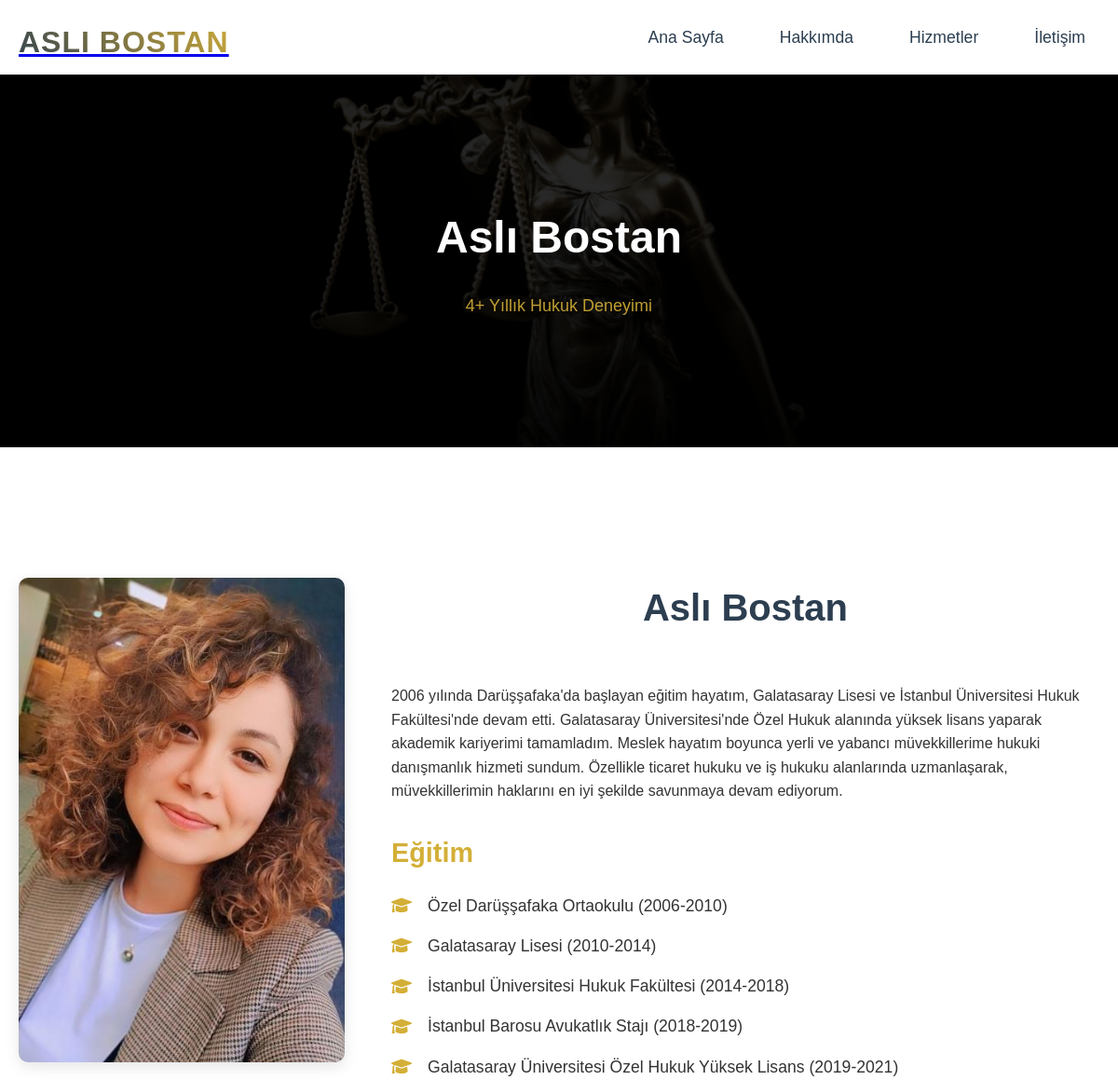
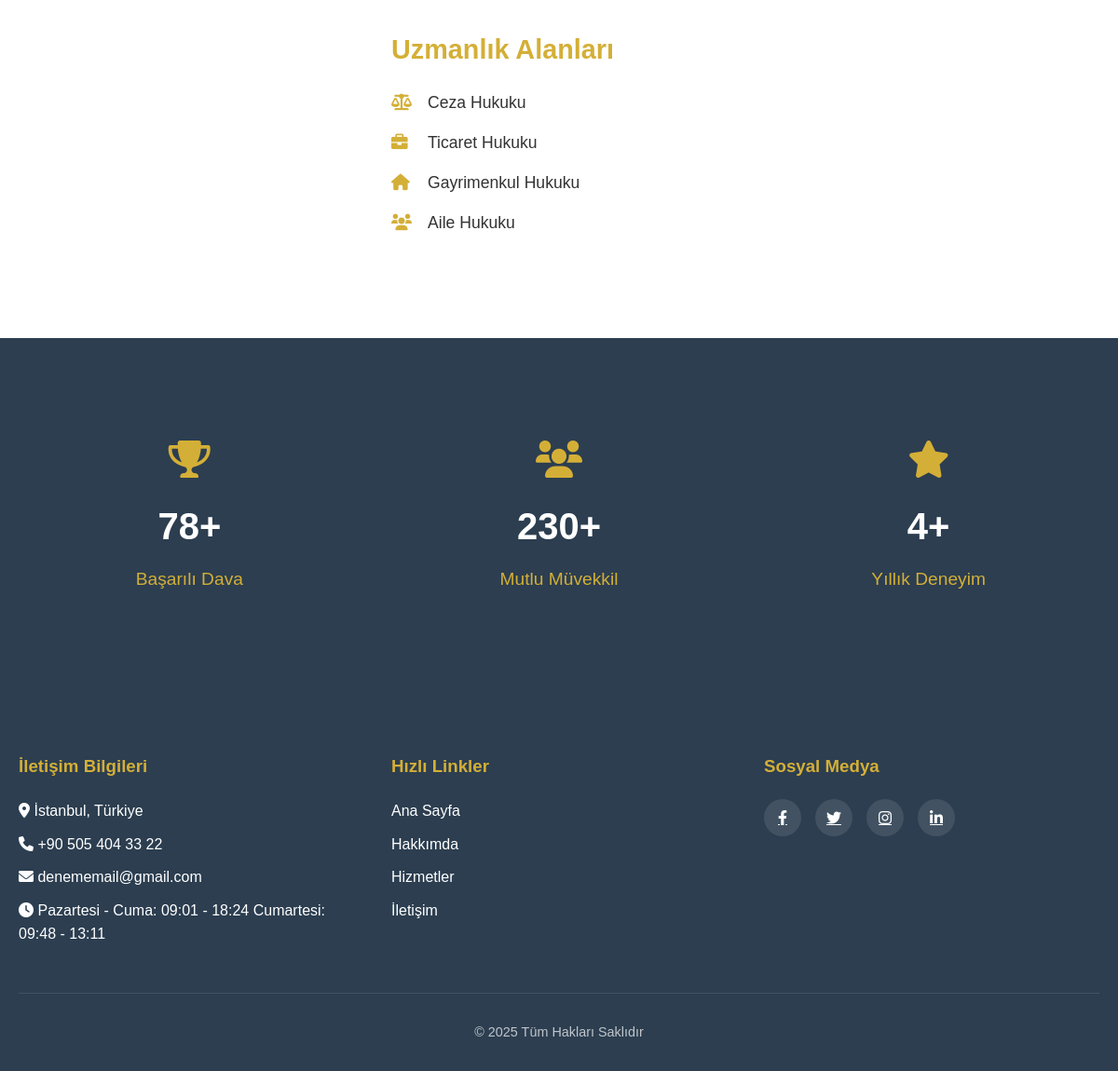
The page /hakkimda.php on the database its author committed (2 pictures, top to bottom).
### tables this page shows
CREATE TABLE `site_ayarlari` (
  `id` int(11) NOT NULL,
  `site_baslik` varchar(255) NOT NULL,
  `logotype` varchar(255) NOT NULL,
  `avukat_gorsel` varchar(255) DEFAULT NULL,
  `logo` varchar(255) DEFAULT NULL,
  `dava_sayisi` varchar(50) DEFAULT NULL,
  `muvekkil_sayisi` varchar(50) DEFAULT NULL,
  `deneyim_yili` varchar(50) DEFAULT NULL,
  `biyografi` text,
  `egitim` text,
  `uzmanlik` text,
  `email` varchar(255) NOT NULL,
  `telefon` varchar(20) NOT NULL,
  `adres` text NOT NULL,
  `calisma_saatleri` text,
  `maps_code` text,
  `facebook` varchar(255) DEFAULT NULL,
  `twitter` varchar(255) DEFAULT NULL,
  `instagram` varchar(255) DEFAULT NULL,
  `linkedin` varchar(255) DEFAULT NULL,
  `created_at` timestamp NULL DEFAULT CURRENT_TIMESTAMP,
  `whatsapp_telefon` varchar(20) DEFAULT NULL
);

CREATE TABLE `slider` (
  `id` int(11) NOT NULL,
  `baslik` varchar(100) DEFAULT NULL,
  `aciklama` text,
  `resim_url` varchar(255) DEFAULT NULL,
  `sira` int(11) DEFAULT NULL,
  `button_text` varchar(50) DEFAULT NULL,
  `button_link` varchar(255) DEFAULT NULL
);

CREATE TABLE `hizmetler` (
  `id` int(11) NOT NULL,
  `baslik` varchar(255) NOT NULL,
  `aciklama` text NOT NULL,
  `ikon` varchar(100) NOT NULL,
  `created_at` timestamp NOT NULL DEFAULT CURRENT_TIMESTAMP
);

CREATE TABLE `iletisim_bilgileri` (
  `id` int(11) NOT NULL,
  `adres` text,
  `telefon` varchar(50) DEFAULT NULL,
  `email` varchar(100) DEFAULT NULL,
  `calismaSaatleri` text,
  `maps_code` text
);

### hakkimda.php (the view, shortened to what this page needs)
<?php
include 'includes/config.php';
include 'includes/header.php';
$site_ayarlari = $db->query("SELECT * FROM site_ayarlari WHERE id = 1")->fetch();
$slider = $db->query("SELECT * FROM slider ORDER BY sira ASC LIMIT 1")->fetch();
$sliderImage = 'uploads/slider/'.$slider['resim_url'];
?>
<!DOCTYPE html>
<html lang="tr">
<head>
    <link rel="stylesheet" href="css/style.css">
    <link rel="stylesheet" href="https://cdnjs.cloudflare.com/ajax/libs/font-awesome/6.0.0/css/all.min.css">
</head>
<body>
    <main class="about-page">
        <section class="page-hero" style="background-image: url('<?php echo $sliderImage; ?>')">
            <div class="hero-overlay"></div>
            <div class="hero-content">
                <h1><?php echo $site_ayarlari['logotype']; ?></h1>
                <p class="subtitle" style="color: #d4af37;"><?php echo $site_ayarlari['deneyim_yili']; ?> Yıllık Hukuk Deneyimi</p>
            </div>
        </section>
        <section class="about-info">
            <div class="container">
                <div class="profile-section">
                    <div class="profile-image">
                        <img src="uploads/<?php echo $site_ayarlari['avukat_gorsel']; ?>" alt="<?php echo $site_ayarlari['logotype']; ?>">
                    </div>
                    <div class="profile-text">
                        <div class="section-header">
                            <h2><?php echo $site_ayarlari['logotype']; ?></h2>
                        </div>
                        <div class="profile-description">
                            <?php echo nl2br($site_ayarlari['biyografi']); ?>
                        </div>
                        <div class="info-block">
                            <h3>Eğitim</h3>
                            <ul class="info-list">
                                <?php
                                if(!empty($site_ayarlari['egitim'])) {
                                    $egitimler = explode("\n", $site_ayarlari['egitim']);
                                    foreach($egitimler as $egitim) {
                                        if(trim($egitim) != '') {
                                            echo '<li><i class="fas fa-graduation-cap" style="color: #d4af37;"></i> '.trim($egitim).'</li>';
                                        }
                                    }
                                }
                                ?>
                            </ul>
                        </div>
                        <div class="info-block">
                            <h3>Uzmanlık Alanları</h3>
                            <ul class="info-list">
                                <?php
                                $hizmetler = $db->query("SELECT baslik, ikon FROM hizmetler ORDER BY id ASC");
                                while($hizmet = $hizmetler->fetch()) {
                                    echo '<li><i class="fas '.$hizmet['ikon'].'" style="color: #d4af37;"></i> '.$hizmet['baslik'].'</li>';
                                }
                                ?>
                            </ul>
                        </div>
                    </div>
                </div>
            </div>
        </section>
        <section class="achievements">
            <div class="container">
                <div class="achievements-grid">
                    <div class="achievement-item">
                        <i class="fas fa-trophy"></i>
                        <div class="achievement-count"><?php echo $site_ayarlari['dava_sayisi']; ?></div>
                        <div class="achievement-title">Başarılı Dava</div>
                    </div>
                    <div class="achievement-item">
                        <i class="fas fa-users"></i>
                        <div class="achievement-count"><?php echo $site_ayarlari['muvekkil_sayisi']; ?></div>
                        <div class="achievement-title">Mutlu Müvekkil</div>
                    </div>
                    <div class="achievement-item">
                        <i class="fas fa-star"></i>
                        <div class="achievement-count"><?php echo $site_ayarlari['deneyim_yili']; ?></div>
                        <div class="achievement-title">Yıllık Deneyim</div>
                    </div>
                </div>
            </div>
        </section>
    </main>
    <?php include 'includes/footer.php'; ?>
</body>
</html>

### includes/header.php (shortened to what this page needs)
<!DOCTYPE html>
<html lang="tr">
<head>
    <link rel="stylesheet" href="css/style.css">
    <link rel="stylesheet" href="https://cdnjs.cloudflare.com/ajax/libs/font-awesome/6.0.0/css/all.min.css">
</head>
<body>
    <?php
    $site_ayarlari = $db->query("SELECT site_baslik, logo, logotype FROM site_ayarlari WHERE id = 1")->fetch();
    ?>
    <header class="main-header">
        <div class="container">
            <nav class="navbar">
                <div class="logo">
                    <a href="index.php">
                        <?php if (!empty($site_ayarlari['logo'])): ?>
                            <img src="uploads/<?php echo $site_ayarlari['logo']; ?>" alt="<?php echo $site_ayarlari['site_baslik']; ?>">
                        <?php else: ?>
                            <div class="logotype"><?php echo $site_ayarlari['logotype']; ?></div>
                        <?php endif; ?>
                    </a>
                </div>
                <ul class="nav-menu" id="navMenu">
                    <li><a href="index.php" class="nav-link">Ana Sayfa</a></li>
                    <li><a href="hakkimda.php" class="nav-link">Hakkımda</a></li>
                    <li><a href="hizmetler.php" class="nav-link">Hizmetler</a></li>
                    <li><a href="iletisim.php" class="nav-link">İletişim</a></li>
                </ul>
            </nav>
        </div>
    </header>

### includes/footer.php (shortened to what this page needs)
<footer>
    <div class="container">
        <div class="footer-grid">
            <div class="footer-section">
                <h3>İletişim Bilgileri</h3>
                <?php
                $iletisim = $db->query("SELECT * FROM iletisim_bilgileri WHERE id = 1")->fetch();
                ?>
                <ul class="footer-links">
                    <li>
                        <i class="fas fa-map-marker-alt"></i>
                        <span><?php echo htmlspecialchars($iletisim['adres'], ENT_QUOTES, 'UTF-8'); ?></span>
                    </li>
                    <li>
                        <i class="fas fa-phone"></i>
                        <span><?php echo htmlspecialchars($iletisim['telefon'], ENT_QUOTES, 'UTF-8'); ?></span>
                    </li>
                    <li>
                        <i class="fas fa-envelope"></i>
                        <span><?php echo htmlspecialchars($iletisim['email'], ENT_QUOTES, 'UTF-8'); ?></span>
                    </li>
                    <li>
                        <i class="fas fa-clock"></i>
                        <span><?php echo htmlspecialchars($iletisim['calismaSaatleri'], ENT_QUOTES, 'UTF-8'); ?></span>
                    </li>
                </ul>
            </div>
            <div class="footer-section">
                <h3>Hızlı Linkler</h3>
                <ul class="footer-links">
                    <li><a href="index.php">Ana Sayfa</a></li>
                    <li><a href="hakkimda.php">Hakkımda</a></li>
                    <li><a href="hizmetler.php">Hizmetler</a></li>
                    <li><a href="iletisim.php">İletişim</a></li>
                </ul>
            </div>
            <div class="footer-section">
                <h3>Sosyal Medya</h3>
                <div class="social-links">
                    <a href="#" target="_blank"><i class="fab fa-facebook-f"></i></a>
                    <a href="#" target="_blank"><i class="fab fa-twitter"></i></a>
                    <a href="#" target="_blank"><i class="fab fa-instagram"></i></a>
                    <a href="#" target="_blank"><i class="fab fa-linkedin-in"></i></a>
                </div>
            </div>
        </div>
        <div class="copyright">
            <p>&copy; <?php echo date('Y'); ?> Tüm Hakları Saklıdır</p>
        </div>
    </div>
</footer>
</body>
</html>

### css/style.css (style rules this page uses)
:root { --primary-color: #2c3e50; --secondary-color: #D4AF37; --text-color: #333333; --light-text: #666666; --white: #ffffff; --gray-bg: #f8f9fa; --transition: all 0.3s ease; }
* { margin: 0; padding: 0; box-sizing: border-box; }
body { font-family: 'Poppins', sans-serif; line-height: 1.6; color: var(--text-color); }
.container { max-width: 1200px; margin: 0 auto; padding: 0 20px; }
.main-header { position: fixed; top: 0; left: 0; width: 100%; background: rgba(255, 255, 255, 0.95); box-shadow: 0 2px 10px rgba(0,0,0,0.1); z-index: 1000; backdrop-filter: blur(10px); }
.navbar { display: flex; justify-content: space-between; align-items: center; height: 80px; }
.logo { height: 60px; }
.logo .logotype { font-size: 32px; font-weight: bold; padding: 10px 0; }
.nav-menu { display: flex; gap: 30px; list-style: none; }
.nav-link { color: #2c3e50; text-decoration: none; font-size: 1.1rem; font-weight: 500; padding: 8px 15px; border-radius: 5px; transition: all 0.3s ease; position: relative; }
.nav-link::after { content: ''; position: absolute; bottom: 0; left: 50%; width: 0; height: 2px; background: #D4AF37; transition: all 0.3s ease; transform: translateX(-50%); }
.section-header { text-align: center; margin-bottom: 50px; }
.section-header h2 { font-size: 2.5rem; color: var(--primary-color); margin-bottom: 15px; }
footer { background: var(--primary-color); color: var(--white); padding: 60px 0 30px; }
.footer-grid { display: grid; grid-template-columns: repeat(auto-fit, minmax(250px, 1fr)); gap: 40px; margin-bottom: 40px; }
.footer-section h3 { color: var(--secondary-color); margin-bottom: 20px; }
.footer-links { list-style: none; }
.footer-links li { margin-bottom: 10px; }
.footer-links a { color: var(--white); text-decoration: none; transition: var(--transition); }
.social-links { display: flex; gap: 15px; margin-top: 20px; }
.social-links a { width: 40px; height: 40px; background: rgba(255,255,255,0.1); border-radius: 50%; display: flex; align-items: center; justify-content: center; color: var(--white); transition: var(--transition); }
.copyright { text-align: center; padding-top: 30px; border-top: 1px solid rgba(255,255,255,0.1); font-size: 0.9rem; color: rgba(255,255,255,0.7); }
.hero-overlay { position: absolute; top: 0; left: 0; width: 100%; height: 100%; background: rgba(0, 0, 0, 0.6); }
.about-page { margin-top: 80px; }
.about-info { padding: 80px 0; background: var(--white); }
.profile-section { display: grid; grid-template-columns: 350px 1fr; gap: 50px; align-items: start; }
.profile-image img { width: 100%; border-radius: 10px; box-shadow: 0 5px 15px rgba(0,0,0,0.1); }
.profile-text h2 { font-size: 2.5rem; color: var(--primary-color); margin-bottom: 30px; }
.info-block { margin: 30px 0; }
.info-block h3 { font-size: 1.8rem; color: var(--secondary-color); margin-bottom: 20px; }
.info-list { list-style: none; }
.info-list li { display: flex; align-items: center; margin: 15px 0; font-size: 1.1rem; }
.info-list li i { color: var(--secondary-color); margin-right: 15px; width: 24px; }
.achievements { padding: 80px 0; background: var(--primary-color); color: var(--white); }
.achievements-grid { display: grid; grid-template-columns: repeat(3, 1fr); gap: 30px; text-align: center; }
.achievement-item { padding: 30px; }
.achievement-item i { font-size: 40px; color: var(--secondary-color); margin-bottom: 20px; }
.achievement-count { font-size: 2.5rem; font-weight: 700; margin-bottom: 10px; }
.achievement-title { color: var(--secondary-color); font-size: 1.2rem; }
.logotype { font-size: 24px; font-weight: 700; color: #2c3e50; letter-spacing: 1px; text-transform: uppercase; background: linear-gradient(45deg, #2c3e50, #D4AF37); -webkit-background-clip: text; -webkit-text-fill-color: transparent; transition: all 0.3s ease; }

### includes/header.php (style rules this page uses)
.main-header { background: #fff; box-shadow: 0 2px 5px rgba(0,0,0,0.1); position: fixed; width: 100%; top: 0; z-index: 1000; }
.navbar { display: flex; justify-content: space-between; align-items: center; padding: 15px 0; }
.logotype { font-size: 24px; font-weight: bold; color: #333; }
.nav-menu { display: flex; list-style: none; margin: 0; padding: 0; }
.nav-link { color: #333; text-decoration: none; padding: 10px 20px; transition: color 0.3s; }

### rows shown on the page
site_ayarlari: logotype "ASLI BOSTAN", logotype "Aslı Bostan", deneyim_yili "4+", avukat_gorsel (picture), biyografi "2006 yılında Darüşşafaka'da başlayan eğitim hayatım, Galatasaray Lisesi ve İstanbul Üniversitesi Hukuk Fakültesi'nde devam etti. Galatasaray Üniversitesi'nde Özel Hukuk alanında yüksek lisans yaparak akademik kariyerimi tamamladım. Meslek hayatım boyunca yerli ve yabancı müvekkillerime hukuki danışmanlık hizmeti sundum. Özellikle ticaret hukuku ve iş hukuku alanlarında uzmanlaşarak, müvekkillerimin haklarını en iyi şekilde savunmaya devam ediyorum.", egitim "Özel Darüşşafaka Ortaokulu (2006-2010)", egitim "Galatasaray Lisesi (2010-2014)", egitim "İstanbul Üniversitesi Hukuk Fakültesi (2014-2018)", egitim "İstanbul Barosu Avukatlık Stajı (2018-2019)", egitim "Galatasaray Üniversitesi Özel Hukuk Yüksek Lisans (2019-2021)", dava_sayisi "78+", muvekkil_sayisi "230+"
slider: resim_url (picture)
hizmetler: baslik "Ceza Hukuku"
hizmetler: baslik "Ticaret Hukuku"
hizmetler: baslik "Gayrimenkul Hukuku"
hizmetler: baslik "Aile Hukuku"
iletisim_bilgileri: adres "İstanbul, Türkiye", telefon "+90 505 404 33 22", email "denememail@gmail.com", calismaSaatleri "Pazartesi - Cuma: 09:01 - 18:24 Cumartesi: 09:48 - 13:11"
